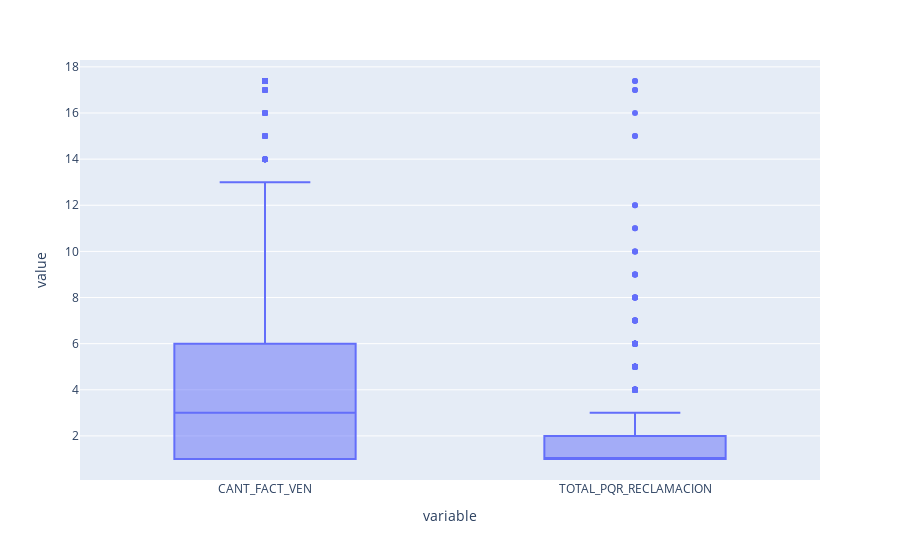

The cell this chart's notebook holds for it:
### Code cell
fig = px.box(df2, y=['CANT_FACT_VEN', 'TOTAL_PQR_RECLAMACION'])
fig.show()

### Figure 1 — Plotly figure (JSON) as saved in the notebook; plotly's stock layout.template omitted (floating-point values rounded to 4 significant figures; data arrays with more than 128 entries replaced by an {"elided": "..."} marker saying what was removed)
{"data": [{"alignmentgroup": "True", "hovertemplate": "variable=%{x}<br>value=%{y}<extra></extra>", "legendgroup": "", "marker": {"color": "#636efa"}, "name": "", "notched": false, "offsetgroup": "", "orientation": "v", "showlegend": false, "type": "box", "x": {"elided": "3878 str values"}, "x0": " ", "xaxis": "x", "y": {"elided": "3878 float values"}, "y0": " ", "yaxis": "y"}], "layout": {"autosize": true, "boxmode": "group", "legend": {"tracegroupgap": 0}, "margin": {"t": 60}, "xaxis": {"anchor": "y", "autorange": true, "domain": [0, 1], "range": [-0.5, 1.5], "title": {"text": "variable"}, "type": "category"}, "yaxis": {"anchor": "x", "autorange": true, "domain": [0, 1], "range": [0.08961, 18.3], "title": {"text": "value"}, "type": "linear"}}}
